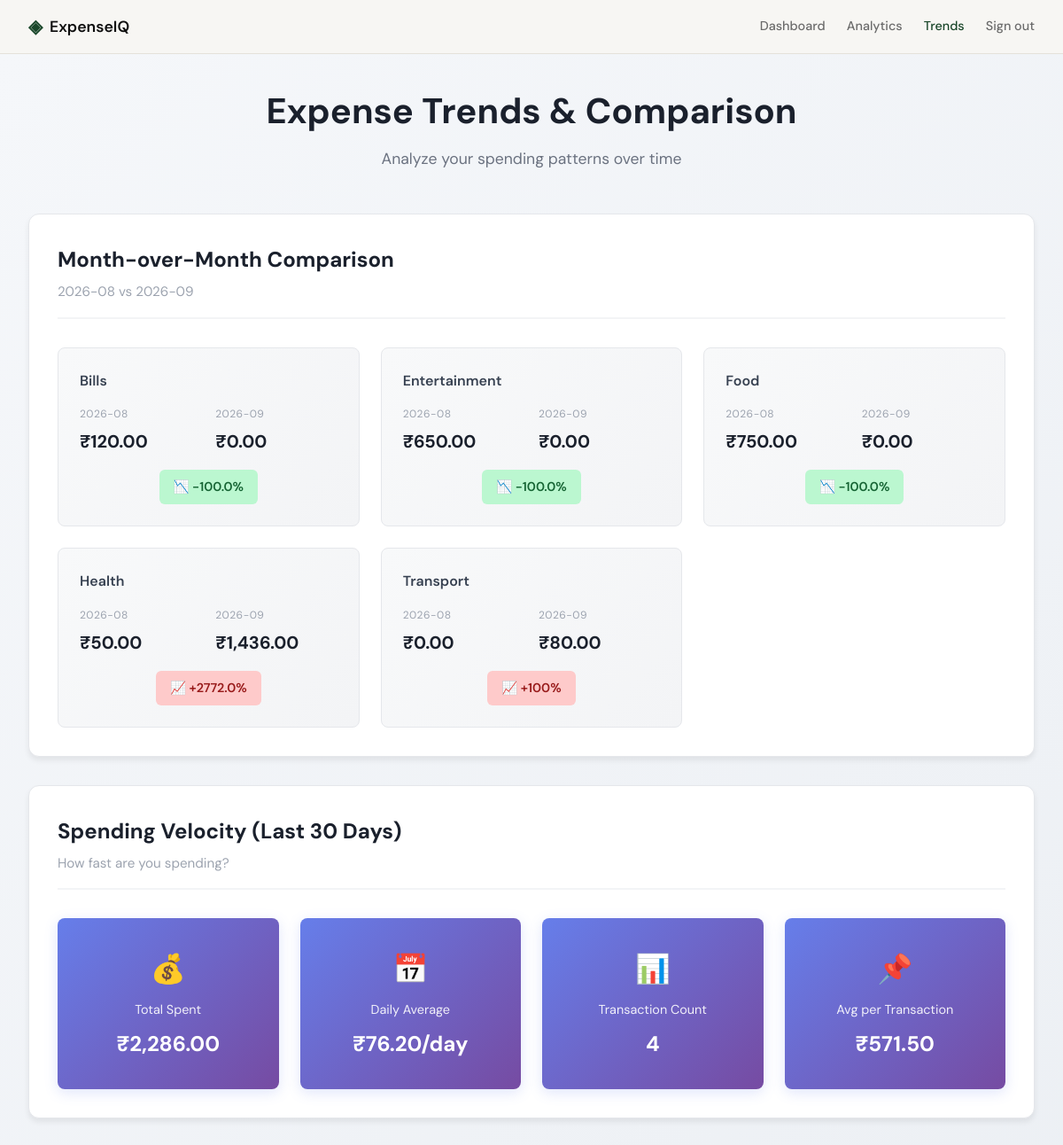
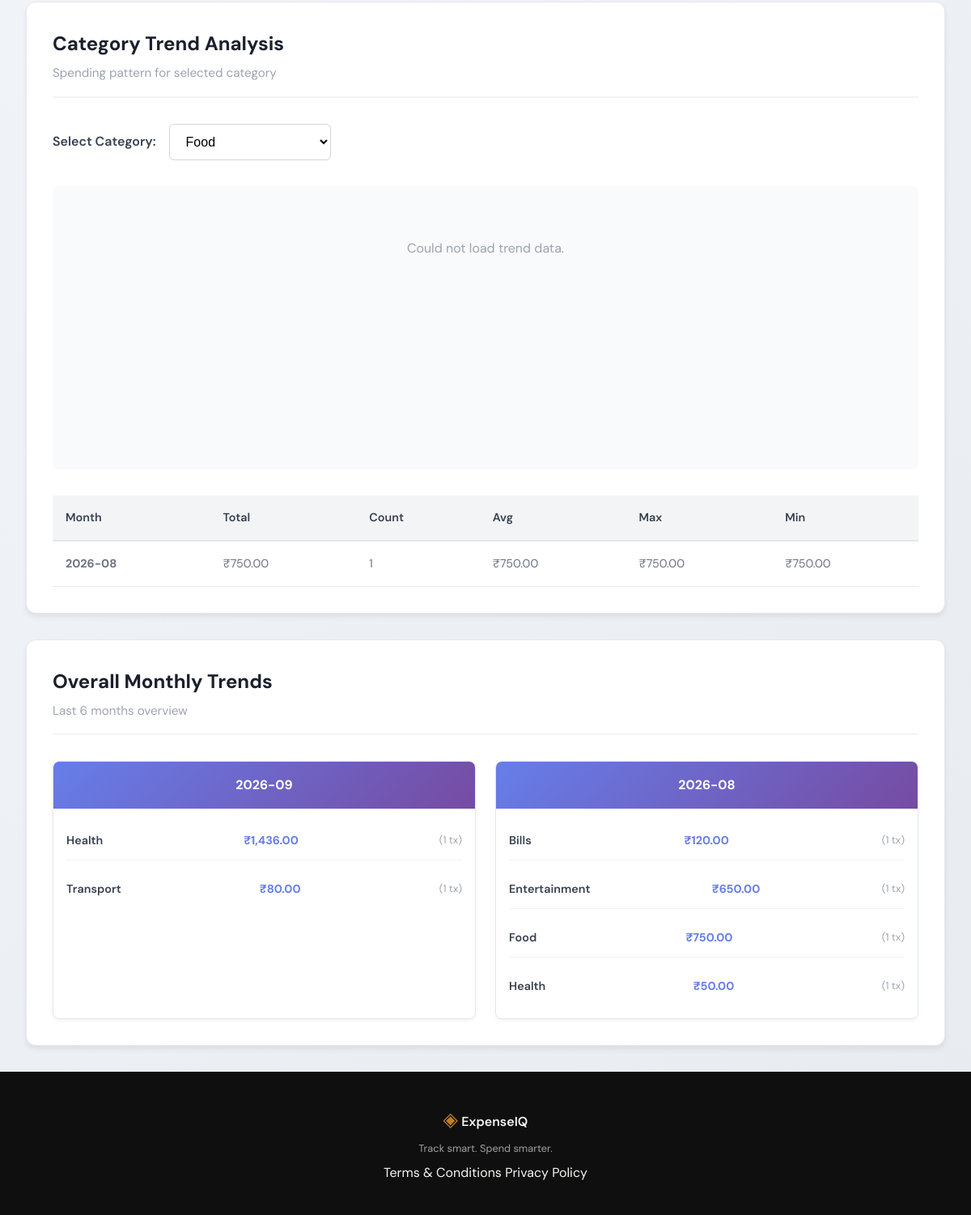
The app's page /trends (signed in) with its own data (2 pictures, top to bottom).
### tables this page shows
CREATE TABLE expenses (
            id          INTEGER PRIMARY KEY AUTOINCREMENT,
            user_id     INTEGER NOT NULL REFERENCES users(id),
            amount      REAL    NOT NULL,
            category    TEXT    NOT NULL,
            date        TEXT    NOT NULL,
            description TEXT,
            created_at  TEXT    DEFAULT (datetime('now'))
        );

### app.py (the view)
@app.route("/trends")
def trends():
    if "user_id" not in session:
        return redirect(url_for("auth.login"))
    from datetime import datetime, timedelta
    today = datetime.now()
    current_month = today.strftime("%Y-%m")
    previous_month = (today.replace(day=1) - timedelta(days=1)).strftime("%Y-%m")
    comparison = get_month_over_month_comparison(
        session["user_id"],
        current_month,
        previous_month
    )
    trend_data = get_monthly_trend_data(session["user_id"], months=6)
    velocity = get_spending_velocity(session["user_id"])
    selected_category = request.args.get("category", "Food")
    category_trend = get_category_trend_over_time(
        session["user_id"],
        selected_category,
        months=6
    )
    all_categories = list(set(
        cat for month_cats in trend_data.values()
        for cat in [c["category"] for c in month_cats]
    ))
    return render_template(
        "trends.html",
        comparison=comparison,
        trend_data=trend_data,
        velocity=velocity,
        category_trend=category_trend,
        selected_category=selected_category,
        all_categories=sorted(all_categories),
        current_month=current_month,
        previous_month=previous_month
    )

### database/db.py (called while the page is built)
def get_db():
    conn = sqlite3.connect(DB_PATH)
    conn.row_factory = sqlite3.Row
    conn.execute("PRAGMA foreign_keys = ON")
    return conn

### templates/trends.html (shortened to what this page needs)
{% extends "base.html" %}
{% block head %}
<link rel="stylesheet" href="{{ url_for('static', filename='css/trends.css') }}">
{% endblock %}
{% block content %}
<div class="trends-page">
    <div class="trends-header">
        <h1>Expense Trends & Comparison</h1>
        <p>Analyze your spending patterns over time</p>
    </div>
    <div class="trends-container">
        <section class="trends-section comparison-section">
            <div class="section-header">
                <h2> Month-over-Month Comparison</h2>
                <p class="subtitle">{{ previous_month }} vs {{ current_month }}</p>
            </div>
            <div class="comparison-grid">
                {% if comparison %}
                    {% for item in comparison %}
                    <div class="comparison-card">
                        <div class="comparison-category">{{ item.category }}</div>
                        <div class="comparison-metrics">
                            <div class="metric">
                                <span class="label">{{ previous_month }}</span>
                                <span class="value">₹{{ item.previous_month }}</span>
                            </div>
                            <div class="metric">
                                <span class="label">{{ current_month }}</span>
                                <span class="value">₹{{ item.current_month }}</span>
                            </div>
                        </div>
                        <div class="comparison-change">
                            {% if item.percent_change > 0 %}
                                <span class="change-badge increase">
                                    📈 +{{ item.percent_change }}%
                                </span>
                            {% elif item.percent_change < 0 %}
                                <span class="change-badge decrease">
                                    📉 {{ item.percent_change }}%
                                </span>
                            {% else %}
                                <span class="change-badge neutral">
                                    ➡️ No Change
                                </span>
                            {% endif %}
                        </div>
                    </div>
                    {% endfor %}
                {% else %}
                    <div class="empty-state">
                        <p>No data available for comparison</p>
                    </div>
                {% endif %}
            </div>
        </section>
        <section class="trends-section velocity-section">
            <div class="section-header">
                <h2> Spending Velocity (Last 30 Days)</h2>
                <p class="subtitle">How fast are you spending?</p>
            </div>
            <div class="velocity-grid">
                <div class="velocity-card">
                    <div class="velocity-icon">💰</div>
                    <div class="velocity-label">Total Spent</div>
                    <div class="velocity-value">₹{{ velocity.total_spent_30_days }}</div>
                </div>
                <div class="velocity-card">
                    <div class="velocity-icon">📅</div>
                    <div class="velocity-label">Daily Average</div>
                    <div class="velocity-value">₹{{ velocity.daily_average }}/day</div>
                </div>
                <div class="velocity-card">
                    <div class="velocity-icon">📊</div>
                    <div class="velocity-label">Transaction Count</div>
                    <div class="velocity-value">{{ velocity.transaction_count }}</div>
                </div>
                <div class="velocity-card">
                    <div class="velocity-icon">📌</div>
                    <div class="velocity-label">Avg per Transaction</div>
                    <div class="velocity-value">₹{{ velocity.avg_per_transaction }}</div>
                </div>
            </div>
        </section>
        <section class="trends-section category-trend-section">
            <div class="section-header">
                <h2>Category Trend Analysis</h2>
                <p class="subtitle">Spending pattern for selected category</p>
            </div>
            <div class="trend-selector">
                <label for="category-select">Select Category:</label>
                <select id="category-select" >
                    {% for cat in all_categories %}
                    <option value="{{ cat }}" {% if cat == selected_category %}selected{% endif %}>
                        {{ cat }}
                    </option>
                    {% endfor %}
                </select>
            </div>
            <div class="trend-chart-container">
            </div>
            <div class="trend-stats">
                {% if category_trend %}
                    <div class="trend-table">
                        <table>
                            <thead>
                                <tr>
                                    <th>Month</th>
                                    <th>Total</th>
                                    <th>Count</th>
                                    <th>Avg</th>
                                    <th>Max</th>
                                    <th>Min</th>
                                </tr>
                            </thead>
                            <tbody>
                                {% for item in category_trend %}
                                <tr>
                                    <td><strong>{{ item.month }}</strong></td>
                                    <td>₹{{ item.total }}</td>
                                    <td>{{ item.count }}</td>
                                    <td>₹{{ item.avg_amount }}</td>
                                    <td>₹{{ item.max_amount }}</td>
                                    <td>₹{{ item.min_amount }}</td>
                                </tr>
                                {% endfor %}
                            </tbody>
                        </table>
                    </div>
                {% else %}
                    <div class="empty-state">
                        <p>No data available for {{ selected_category }}</p>
                    </div>
                {% endif %}
            </div>
        </section>
        <section class="trends-section monthly-trends-section">
            <div class="section-header">
                <h2> Overall Monthly Trends</h2>
                <p class="subtitle">Last 6 months overview</p>
            </div>
            <div class="monthly-breakdown">
                {% if trend_data %}
                    {% for month, categories in trend_data.items() %}
                    <div class="month-card">
                        <div class="month-title">{{ month }}</div>
                        <div class="month-categories">
                            {% for cat in categories %}
                            <div class="category-item">
                                <span class="cat-name">{{ cat.category }}</span>
                                <span class="cat-value">₹{{ cat.monthly_total }}</span>
                                <span class="cat-count">({{ cat.transaction_count }} tx)</span>
                            </div>
                            {% endfor %}
                        </div>
                    </div>
                    {% endfor %}
                {% else %}
                    <div class="empty-state">
                        <p>No historical data available</p>
                    </div>
                {% endif %}
            </div>
        </section>
    </div>
</div>
{% endblock %}

### templates/base.html (shortened to what this page needs)
<!DOCTYPE html>
<html lang="en">
<head>
    <link rel="stylesheet" href="{{ url_for('static', filename='css/style.css') }}">
    {% block head %}{% endblock %}
</head>
<body>
<nav class="navbar">
    <div class="nav-inner">
        <a href="{{ url_for('auth.login') if not session.get('user_id') else url_for('profile') }}"
           class="nav-brand">
            <span class="brand-icon">◈</span>
            <span class="brand-name">ExpenseIQ</span>
        </a>
        <div class="nav-links">
            {% if session.get('user_id') %}
                <a href="{{ url_for('profile') }}"
                   class="{{ 'nav-link-active' if request.endpoint == 'profile' else '' }}">
                    Dashboard
                </a>
                <a href="{{ url_for('analytics') }}"
                   class="{{ 'nav-link-active' if request.endpoint == 'analytics' else '' }}">
                    Analytics
                </a>
                <a href="{{ url_for('trends') }}"
                   class="{{ 'nav-link-active' if request.endpoint == 'trends' else '' }}">
                     Trends
                </a>
                <a href="{{ url_for('logout') }}">
                    Sign out
                </a>
            {% endif %}
        </div>
    </div>
</nav>
<main class="main-content">
    {% block content %}{% endblock %}
</main>
<footer class="footer">
    <div class="footer-inner">
        <div class="footer-brand">
            <span class="brand-icon">◈</span>
            <span class="footer-name">ExpenseIQ</span>
        </div>
        <p class="footer-copy">Track smart. Spend smarter.</p>
        <div class="footer-links">
            <a href="/terms">Terms & Conditions</a>
            <a href="/privacy">Privacy Policy</a>
        </div>
    </div>
</footer>
</body>
</html>

### static/css/style.css (style rules this page uses)
:root { --ink: #0f0f0f; --ink-soft: #2d2d2d; --ink-muted: #6b6b6b; --ink-faint: #a0a0a0; --paper: #f7f6f3; --paper-warm: #f0ede6; --paper-card: #ffffff; --accent: #1a472a; --accent-light: #e8f0eb; --accent-2: #c17f24; --accent-2-light: #fdf3e3; --danger: #c0392b; --danger-light: #fdecea; --border: #e4e1da; --border-soft: #eeebe4; --font-display: 'DM Serif Display', Georgia, serif; --font-body: 'DM Sans', system-ui, sans-serif; --max-width: 1200px; --auth-width: 440px; --radius-sm: 6px; --radius-md: 12px; --radius-lg: 20px; }
*, *::before, *::after { box-sizing: border-box; margin: 0; padding: 0; }
html { font-size: 16px; scroll-behavior: smooth; }
body { background: var(--paper); color: var(--ink); font-family: var(--font-body); font-size: 1rem; line-height: 1.6; -webkit-font-smoothing: antialiased; }
a { color: inherit; text-decoration: none; }
.navbar { position: sticky; top: 0; z-index: 100; background: var(--paper); border-bottom: 1px solid var(--border); padding: 0 2rem; }
.nav-inner { max-width: var(--max-width); margin: 0 auto; height: 60px; display: flex; align-items: center; justify-content: space-between; }
.nav-brand { display: flex; align-items: center; gap: 0.5rem; font-family: var(--font-body); font-weight: 600; font-size: 1.1rem; color: var(--ink); }
.brand-icon { color: var(--accent); font-size: 1.3rem; }
.brand-name { color: var(--ink); }
.nav-links { display: flex; align-items: center; gap: 1.5rem; font-size: 0.9rem; font-weight: 500; }
.nav-links a { color: var(--ink-muted); transition: color 0.2s; }
.nav-link-active { color: var(--accent) !important; font-weight: 500; }
.main-content { min-height: calc(100vh - 60px - 100px); }
.footer { background: var(--ink); color: var(--paper); padding: 2.5rem 2rem; text-align: center; }
.footer-inner { display: flex; flex-direction: column; align-items: center; gap: 0.4rem; }
.footer .brand-icon { color: var(--accent-2); font-size: 1.5rem; }
.footer-name { font-weight: 600; font-size: 1rem; }
.footer-copy { font-size: 0.8rem; color: var(--ink-faint); }

### records on screen
expenses: category "Bills", previous_month "2026-08", previous_month "120.00", current_month "2026-09", current_month "0.00", percent_change "-100.0", monthly_total "120.00", transaction_count "1"
expenses: category "Entertainment", previous_month "2026-08", previous_month "650.00", current_month "2026-09", current_month "0.00", percent_change "-100.0", monthly_total "650.00", transaction_count "1"
expenses: category "Food", previous_month "2026-08", previous_month "750.00", current_month "2026-09", current_month "0.00", percent_change "-100.0", month "2026-08", total "750.00", count "1", avg_amount "750.00", max_amount "750.00", min_amount "750.00", monthly_total "750.00", transaction_count "1"
expenses: category "Transport", previous_month "2026-08", previous_month "0.00", current_month "2026-09", current_month "80.00", percent_change "100", monthly_total "80.00", transaction_count "1"

### other values on screen
{{ previous_month }} "2026-08"
{{ current_month }} "2026-09"
{{ item.category }} "Health"
{{ item.previous_month }} "50.00"
{{ item.current_month }} "1,436.00"
{{ item.percent_change }} "2772.0"
{{ velocity.total_spent_30_days }} "2,286.00"
{{ velocity.daily_average }} "76.20"
{{ velocity.transaction_count }} "4"
{{ velocity.avg_per_transaction }} "571.50"
{{ month }} "2026-09" "2026-08"
{{ cat.category }} "Health" "Health"
{{ cat.monthly_total }} "1,436.00" "50.00"
{{ cat.transaction_count }} "1" "1"
form field value "Food"
